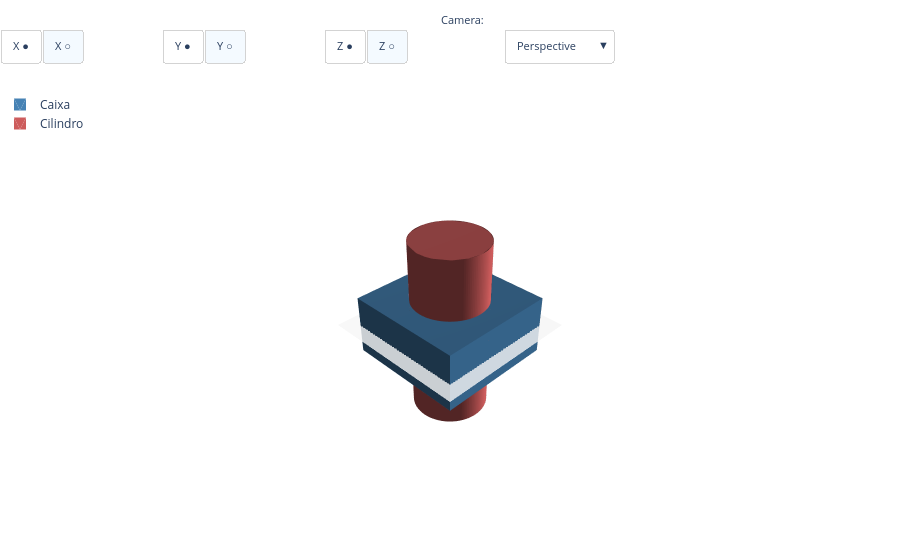

Notebook source saved alongside this figure:
### Markdown cell above
### Modo limpo — sem eixos, com plano de chão

### Code cell
show(
    [caixa, cilindro],
    names=["Caixa", "Cilindro"],
    visible_axes=None,
    z=0
)

### Figure 1 — Plotly figure (JSON) as saved in the notebook; plotly's stock layout.template omitted (floating-point values rounded to 4 significant figures; data arrays with more than 128 entries replaced by an {"elided": "..."} marker saying what was removed)
{"data": [{"color": "whitesmoke", "hoverinfo": "skip", "i": [0, 0], "j": [1, 2], "k": [2, 3], "opacity": 0.8, "showlegend": false, "type": "mesh3d", "x": [-50, 50, 50, -50], "y": [-50, -50, 50, 50], "z": [0, 0, 0, 0]}, {"color": "steelblue", "flatshading": true, "i": [1, 1, 5, 5, 11, 11, 15, 15, 19, 19, 23, 23], "j": [2, 3, 4, 6, 8, 10, 13, 12, 16, 18, 21, 20], "k": [0, 2, 6, 7, 9, 8, 12, 14, 17, 16, 20, 22], "lighting": {"ambient": 0.4, "diffuse": 0.8, "specular": 0.2}, "name": "Caixa", "opacity": 1, "showlegend": true, "type": "mesh3d", "x": [-40, -40, -40, -40, 40, 40, 40, 40, -40, 40, -40, 40, -40, 40, -40, 40, -40, -40, 40, 40, -40, -40, 40, 40], "y": [-40, -40, 40, 40, -40, -40, 40, 40, -40, -40, -40, -40, 40, 40, 40, 40, -40, 40, -40, 40, -40, 40, -40, 40], "z": [-20, 20, -20, 20, -20, 20, -20, 20, -20, -20, 20, 20, -20, -20, 20, 20, -20, -20, -20, -20, 20, 20, 20, 20]}, {"color": "indianred", "flatshading": true, "i": {"elided": "500 int values"}, "j": {"elided": "500 int values"}, "k": {"elided": "500 int values"}, "lighting": {"ambient": 0.4, "diffuse": 0.8, "specular": 0.2}, "name": "Cilindro", "opacity": 1, "showlegend": true, "type": "mesh3d", "x": {"elided": "506 float values"}, "y": {"elided": "506 float values"}, "z": {"elided": "506 int values"}}], "layout": {"annotations": [{"font": {"size": 11}, "showarrow": false, "text": "Axes:", "x": -0.01, "xanchor": "right", "xref": "paper", "y": 1.17, "yref": "paper"}, {"font": {"size": 11}, "showarrow": false, "text": "Camera:", "x": 0.54, "xanchor": "right", "xref": "paper", "y": 1.17, "yref": "paper"}], "legend": {"x": 0, "y": 1}, "margin": {"b": 0, "l": 0, "r": 0, "t": 90}, "scene": {"aspectmode": "manual", "aspectratio": {"x": 1, "y": 1, "z": 1}, "camera": {"eye": {"x": 1.5, "y": 1.5, "z": 1.5}, "projection": {"type": "perspective"}, "up": {"x": 0, "y": 0, "z": 1}}, "xaxis": {"range": [-69, 69], "showbackground": false, "showgrid": false, "showline": false, "showspikes": false, "showticklabels": false, "title": {"text": ""}, "zeroline": false}, "yaxis": {"range": [-69, 69], "showbackground": false, "showgrid": false, "showline": false, "showspikes": false, "showticklabels": false, "title": {"text": ""}, "zeroline": false}, "zaxis": {"range": [-69, 69], "showbackground": false, "showgrid": false, "showline": false, "showspikes": false, "showticklabels": false, "title": {"text": ""}, "zeroline": false}}, "updatemenus": [{"active": 1, "bgcolor": "white", "bordercolor": "lightgray", "buttons": [{"args": [{"scene.xaxis": {"backgroundcolor": "rgb(230, 236, 245)", "gridcolor": "white", "gridwidth": 1, "range": [-69, 69], "showbackground": true, "showgrid": true, "showline": false, "showspikes": true, "showticklabels": true, "title": {"text": ""}, "zeroline": true, "zerolinecolor": "white", "zerolinewidth": 2}}], "label": "X ●", "method": "relayout"}, {"args": [{"scene.xaxis": {"range": [-69, 69], "showbackground": false, "showgrid": false, "showline": false, "showspikes": false, "showticklabels": false, "title": {"text": ""}, "zeroline": false}}], "label": "X ○", "method": "relayout"}], "direction": "right", "font": {"size": 11}, "showactive": true, "type": "buttons", "x": 0, "xanchor": "left", "y": 1.13, "yanchor": "top"}, {"active": 1, "bgcolor": "white", "bordercolor": "lightgray", "buttons": [{"args": [{"scene.yaxis": {"backgroundcolor": "rgb(230, 236, 245)", "gridcolor": "white", "gridwidth": 1, "range": [-69, 69], "showbackground": true, "showgrid": true, "showline": false, "showspikes": true, "showticklabels": true, "title": {"text": ""}, "zeroline": true, "zerolinecolor": "white", "zerolinewidth": 2}}], "label": "Y ●", "method": "relayout"}, {"args": [{"scene.yaxis": {"range": [-69, 69], "showbackground": false, "showgrid": false, "showline": false, "showspikes": false, "showticklabels": false, "title": {"text": ""}, "zeroline": false}}], "label": "Y ○", "method": "relayout"}], "direction": "right", "font": {"size": 11}, "showactive": true, "type": "buttons", "x": 0.18, "xanchor": "left", "y": 1.13, "yanchor": "top"}, {"active": 1, "bgcolor": "white", "bordercolor": "lightgray", "buttons": [{"args": [{"scene.zaxis": {"backgroundcolor": "rgb(230, 236, 245)", "gridcolor": "white", "gridwidth": 1, "range": [-69, 69], "showbackground": true, "showgrid": true, "showline": false, "showspikes": true, "showticklabels": true, "title": {"text": ""}, "zeroline": true, "zerolinecolor": "white", "zerolinewidth": 2}}], "label": "Z ●", "method": "relayout"}, {"args": [{"scene.zaxis": {"range": [-69, 69], "showbackground": false, "showgrid": false, "showline": false, "showspikes": false, "showticklabels": false, "title": {"text": ""}, "zeroline": false}}], "label": "Z ○", "method": "relayout"}], "direction": "right", "font": {"size": 11}, "showactive": true, "type": "buttons", "x": 0.36, "xanchor": "left", "y": 1.13, "yanchor": "top"}, {"active": 0, "bgcolor": "white", "bordercolor": "lightgray", "buttons": [{"args": [{"scene.aspectmode": "manual", "scene.aspectratio": {"x": 1, "y": 1, "z": 1}, "scene.camera": {"eye": {"x": 1.5, "y": 1.5, "z": 1.5}, "projection": {"type": "perspective"}, "up": {"x": 0, "y": 0, "z": 1}}}], "label": "Perspective", "method": "relayout"}, {"args": [{"scene.aspectmode": "manual", "scene.aspectratio": {"x": 1, "y": 1, "z": 1}, "scene.camera": {"eye": {"x": 2.5, "y": 2.5, "z": 2.5}, "projection": {"type": "orthographic"}, "up": {"x": 0, "y": 0, "z": 1}}}], "label": "Orthographic", "method": "relayout"}], "direction": "down", "font": {"size": 11}, "showactive": true, "type": "dropdown", "x": 0.56, "xanchor": "left", "y": 1.13, "yanchor": "top"}]}}
